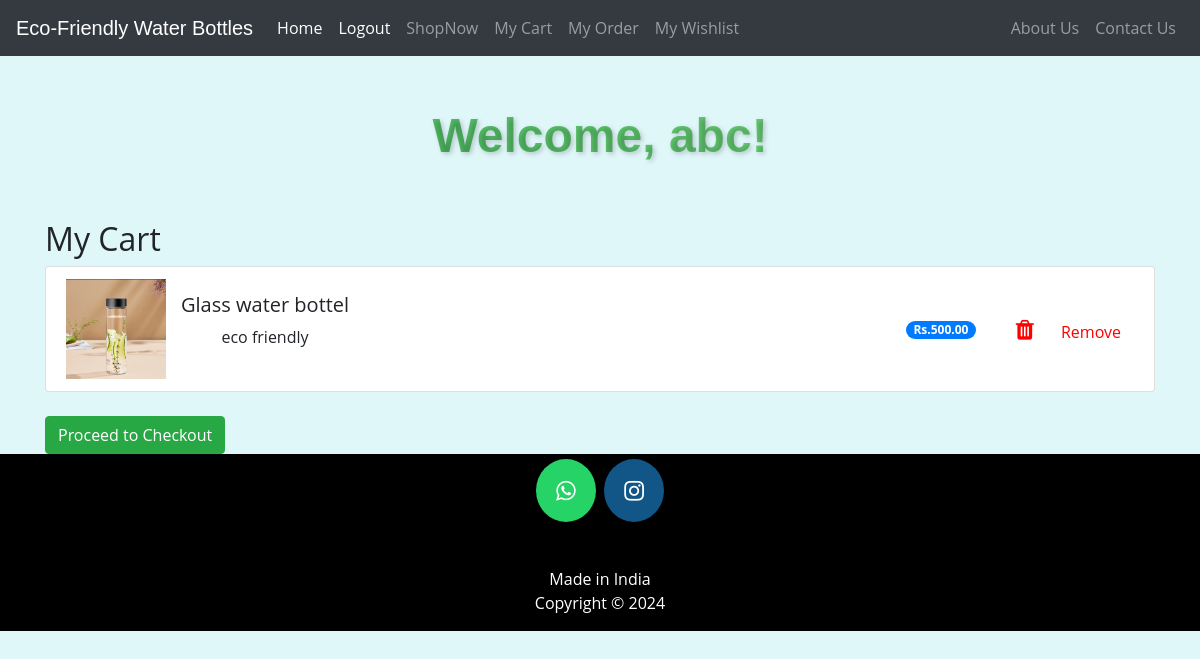
Screenshot of /my_cart/ (signed in) with the database file from the repository.
### bottel/models.py (models this page shows, shortened)
class Product(models.Model):
    name = models.CharField(max_length=255)
    description = models.TextField()
    price = models.DecimalField(max_digits=10, decimal_places=2)
    image = models.ImageField(upload_to='products/')
    eco_friendly = models.BooleanField(default=True)

### bottel/views.py (the view)
# urls.py: path('my_cart/', views.my_cart, name='my_cart'),
@login_required
def my_cart(request):
    cart, created = Cart.objects.get_or_create(user=request.user)
    products_in_cart = cart.products.all() if cart.products.exists() else None
    return render(request, 'my_cart.html', {'products': products_in_cart})

### templates/my_cart.html (shortened to what this page needs)
<!DOCTYPE html>
<html lang="en">
<head>
    <link rel="stylesheet" href="https://stackpath.bootstrapcdn.com/bootstrap/4.3.1/css/bootstrap.min.css">
    <link rel="stylesheet" href="https://maxcdn.bootstrapcdn.com/font-awesome/4.7.0/css/font-awesome.min.css">
</head>
<body>
    {% include "header.html" %}
    <div class="container mt-5">
        <h2>My Cart</h2>
        {% if products %}
            <ul class="list-group">
                {% for product in products %}
                <li class="list-group-item d-flex justify-content-between align-items-center">
                    <div class="d-flex align-items-center">
                        <img src="{{ product.image.url }}" alt="{{ product.name }}" class="cart-item-img">
                        <div>
                            <h5>{{ product.name }}</h5>
                            <p>{{ product.description }}</p>
                        </div>
                    </div>
                    <div class="text-right">
                        <span class="badge badge-primary badge-pill">Rs.{{ product.price }}</span>
                        <form method="post" action="{% url 'remove_from_cart' product.id %}" style="display:inline;">
                            <button type="submit" class="btn btn-link cart-item-remove">
                                <i class="fa fa-trash"></i> Remove
                            </button>
                        </form>
                    </div>
                </li>
                {% endfor %}
            </ul>
            <a href="/checkout" class="btn btn-success mt-4">Proceed to Checkout</a>
        {% else %}
            <p class="empty-cart-message">Your cart is empty.</p>
            <a href="/shopNow" class="btn btn-primary mt-4">Shop Now</a>
        {% endif %}
    </div>
    {% include "footer.html" %}
</body>
</html>

### templates/header.html (shortened to what this page needs)
<!DOCTYPE html>
{% load static %}
<html lang="en">
<head>
</head>
<body>
<div class="bs-example">
    <nav class="navbar navbar-expand-md bg-dark navbar-dark fixed-top">
        <a href="/" class="navbar-brand">Eco-Friendly Water Bottles</a>
        <div class="collapse navbar-collapse justify-content-between" id="navbarCollapse">
            <div class="navbar-nav">
                {% if user.is_authenticated %}
                    <a href="/" class="nav-item nav-link active">Home</a>
                    <form method="post" action="{% url 'logout' %}" style="display: inline;">
                        <button type="submit" class="nav-item nav-link" style="border: none; background: none; color: white;">Logout</button>
                    </form>
                    <a href="/shopNow" class="nav-item nav-link">ShopNow</a>
                    <a href="/my_cart" class="nav-item nav-link">My Cart</a>
                    <a href="/my_order" class="nav-item nav-link">My Order</a>
                    <a href="/wishlist" class="nav-item nav-link">My Wishlist</a>
                {% else %}
                    <a href="/" class="nav-item nav-link active">Home</a>
                    <a href="/login" class="nav-item nav-link">Login</a>
                    <a href="/shopNow" class="nav-item nav-link">ShopNow</a>
                {% endif %}
            </div>
            <div class="navbar-nav">
                <a href="/aboutus" class="nav-item nav-link">About Us</a>
                <a href="/contactus" class="nav-item nav-link">Contact Us</a>
            </div>
        </div>
    </nav>
</div>
<div class="welcome-message">
    {% if user.is_authenticated %}
        <p>Welcome, {{ user.username }}!</p>
    {% else %}
        <p>Hellow user.</p>
    {% endif %}
</div>
</body>
</html>

### templates/my_cart.html (style rules this page uses)
body { background-color: #e0f7fa; padding-top: 60px; }
.cart-item-img { width: 100px; height: 100px; object-fit: cover; margin-right: 15px; }
.cart-item-remove { color: red; }

### templates/header.html (style rules this page uses)
body { font-family: 'Open Sans', sans-serif; padding-top: 100px; }
.bs-example { margin: 0px; }
.navbar-brand { font-size: 20px; font-family: sans-serif; }
.welcome-message { font-family: 'Poppins', sans-serif; font-size: 48px; font-weight: bold; color: #2e8b57; text-shadow: 2px 2px 5px rgba(0, 0, 0, 0.2); background: linear-gradient(45deg, #32a852, #85e085); -webkit-background-clip: text; -webkit-text-fill-color: transparent; animation: glow 2s infinite; }

### templates/footer.html (style rules this page uses)
.fa { padding: 20px; font-size: 23px; width: 60px; text-align: center; text-decoration: none; margin: 5px 2px; border-radius: 50%; }
p { text-align:center; }

### rows the page displays
Product: image (picture), name "Glass water bottel", description "eco friendly", price "500.00"

### other values shown
{{ user.username }} "abc"
